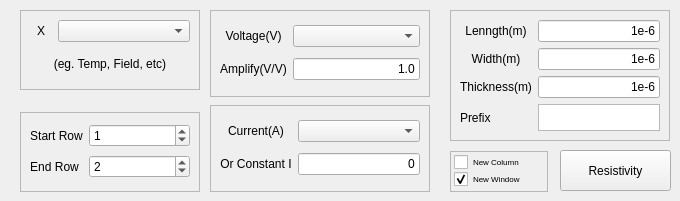
         <widget class="QWidget" name="tab_2">
          <attribute name="title">
           <string>Resitivity</string>
          </attribute>
          <widget class="QPushButton" name="btnResistivity">
           <property name="geometry">
            <rect>
             <x>560</x>
             <y>150</y>
             <width>111</width>
             <height>41</height>
            </rect>
           </property>
           <property name="text">
            <string>Resistivity</string>
           </property>
          </widget>
          <widget class="QFrame" name="frame">
           <property name="geometry">
            <rect>
             <x>210</x>
             <y>105</y>
             <width>220</width>
             <height>87</height>
            </rect>
           </property>
           <property name="frameShape">
            <enum>QFrame::Shape::StyledPanel</enum>
           </property>
           <property name="frameShadow">
            <enum>QFrame::Shadow::Raised</enum>
           </property>
           <layout class="QGridLayout" name="gridLayout">
            <item row="0" column="1">
             <widget class="QComboBox" name="comboRhoI"/>
            </item>
            <item row="2" column="1">
             <widget class="QLineEdit" name="editRhoI">
              <property name="text">
               <string>0</string>
              </property>
              <property name="alignment">
               <set>Qt::AlignmentFlag::AlignRight|Qt::AlignmentFlag::AlignTrailing|Qt::AlignmentFlag::AlignVCenter</set>
              </property>
             </widget>
            </item>
            <item row="0" column="0">
             <widget class="QLabel" name="label_Y_4">
              <property name="text">
               <string>Current(A)</string>
              </property>
              <property name="alignment">
               <set>Qt::AlignmentFlag::AlignCenter</set>
              </property>
             </widget>
            </item>
            <item row="2" column="0">
             <widget class="QLabel" name="label_Y_7">
              <property name="text">
               <string>Or Constant I</string>
              </property>
              <property name="alignment">
               <set>Qt::AlignmentFlag::AlignCenter</set>
              </property>
             </widget>
            </item>
           </layout>
          </widget>
          <widget class="QFrame" name="frame_2">
           <property name="geometry">
            <rect>
             <x>210</x>
             <y>10</y>
             <width>220</width>
             <height>87</height>
            </rect>
           </property>
           <property name="frameShape">
            <enum>QFrame::Shape::StyledPanel</enum>
           </property>
           <property name="frameShadow">
            <enum>QFrame::Shadow::Raised</enum>
           </property>
           <layout class="QGridLayout" name="gridLayout_2">
            <item row="1" column="1" colspan="2">
             <widget class="QLineEdit" name="editRhoAmp">
              <property name="text">
               <string>1.0</string>
              </property>
              <property name="alignment">
               <set>Qt::AlignmentFlag::AlignRight|Qt::AlignmentFlag::AlignTrailing|Qt::AlignmentFlag::AlignVCenter</set>
              </property>
             </widget>
            </item>
            <item row="1" column="0">
             <widget class="QLabel" name="label_Y_18">
              <property name="text">
               <string>Amplify(V/V)</string>
              </property>
              <property name="alignment">
               <set>Qt::AlignmentFlag::AlignCenter</set>
              </property>
             </widget>
            </item>
            <item row="0" column="0">
             <widget class="QLabel" name="label_X_2">
              <property name="text">
               <string>Voltage(V)</string>
              </property>
              <property name="alignment">
               <set>Qt::AlignmentFlag::AlignCenter</set>
              </property>
             </widget>
            </item>
            <item row="0" column="1" colspan="2">
             <widget class="QComboBox" name="comboRhoV"/>
            </item>
           </layout>
          </widget>
          <widget class="QFrame" name="frame_6">
           <property name="geometry">
            <rect>
             <x>450</x>
             <y>10</y>
             <width>220</width>
             <height>131</height>
            </rect>
           </property>
           <property name="frameShape">
            <enum>QFrame::Shape::StyledPanel</enum>
           </property>
           <property name="frameShadow">
            <enum>QFrame::Shadow::Raised</enum>
           </property>
           <layout class="QGridLayout" name="gridLayout_7">
            <item row="1" column="1">
             <widget class="QLineEdit" name="editWidth">
              <property name="text">
               <string>1e-6</string>
              </property>
              <property name="alignment">
               <set>Qt::AlignmentFlag::AlignRight|Qt::AlignmentFlag::AlignTrailing|Qt::AlignmentFlag::AlignVCenter</set>
              </property>
             </widget>
            </item>
            <item row="2" column="1">
             <widget class="QLineEdit" name="editThickness">
              <property name="text">
               <string>1e-6</string>
              </property>
              <property name="alignment">
               <set>Qt::AlignmentFlag::AlignRight|Qt::AlignmentFlag::AlignTrailing|Qt::AlignmentFlag::AlignVCenter</set>
              </property>
             </widget>
            </item>
            <item row="0" column="1">
             <widget class="QLineEdit" name="editLength">
              <property name="text">
               <string>1e-6</string>
              </property>
              <property name="alignment">
               <set>Qt::AlignmentFlag::AlignRight|Qt::AlignmentFlag::AlignTrailing|Qt::AlignmentFlag::AlignVCenter</set>
              </property>
             </widget>
            </item>
            <item row="1" column="0">
             <widget class="QLabel" name="label_X_4">
              <property name="text">
               <string>Width(m)</string>
              </property>
              <property name="alignment">
               <set>Qt::AlignmentFlag::AlignCenter</set>
              </property>
             </widget>
            </item>
            <item row="0" column="0">
             <widget class="QLabel" name="label_X_3">
              <property name="text">
               <string>Lenngth(m)</string>
              </property>
              <property name="alignment">
               <set>Qt::AlignmentFlag::AlignCenter</set>
              </property>
             </widget>
            </item>
            <item row="2" column="0">
             <widget class="QLabel" name="label_X_5">
              <property name="text">
               <string>Thickness(m)</string>
              </property>
              <property name="alignment">
               <set>Qt::AlignmentFlag::AlignCenter</set>
              </property>
             </widget>
            </item>
            <item row="3" column="1">
             <widget class="QPlainTextEdit" name="editRho"/>
            </item>
            <item row="3" column="0">
             <widget class="QLabel" name="label_4">
              <property name="text">
               <string>Prefix</string>
              </property>
             </widget>
            </item>
           </layout>
          </widget>
          <widget class="QFrame" name="frame_7">
           <property name="geometry">
            <rect>
             <x>450</x>
             <y>151</y>
             <width>98</width>
             <height>41</height>
            </rect>
           </property>
           <property name="font">
            <font>
             <pointsize>6</pointsize>
             <kerning>true</kerning>
             <fontweight>ExtraLight</fontweight>
            </font>
           </property>
           <property name="frameShape">
            <enum>QFrame::Shape::StyledPanel</enum>
           </property>
           <property name="frameShadow">
            <enum>QFrame::Shadow::Raised</enum>
           </property>
           <property name="lineWidth">
            <number>1</number>
           </property>
           <layout class="QVBoxLayout" name="verticalLayout_2">
            <property name="spacing">
             <number>1</number>
            </property>
            <property name="leftMargin">
             <number>3</number>
            </property>
            <property name="topMargin">
             <number>2</number>
            </property>
            <property name="rightMargin">
             <number>3</number>
            </property>
            <property name="bottomMargin">
             <number>2</number>
            </property>
            <item>
             <widget class="QCheckBox" name="checkRhoNewColumn">
              <property name="font">
               <font>
                <pointsize>6</pointsize>
                <kerning>true</kerning>
                <fontweight>ExtraLight</fontweight>
               </font>
              </property>
              <property name="text">
               <string>New Column</string>
              </property>
              <property name="checked">
               <bool>false</bool>
              </property>
              <property name="tristate">
               <bool>false</bool>
              </property>
             </widget>
            </item>
            <item>
             <widget class="QCheckBox" name="checkRhoNewWindow">
              <property name="font">
               <font>
                <pointsize>6</pointsize>
                <kerning>true</kerning>
                <fontweight>ExtraLight</fontweight>
               </font>
              </property>
              <property name="text">
               <string>New Window</string>
              </property>
              <property name="checked">
               <bool>true</bool>
              </property>
              <property name="tristate">
               <bool>false</bool>
              </property>
             </widget>
            </item>
           </layout>
          </widget>
          <widget class="QFrame" name="frame_9">
           <property name="geometry">
            <rect>
             <x>20</x>
             <y>112</y>
             <width>180</width>
             <height>80</height>
            </rect>
           </property>
           <property name="frameShape">
            <enum>QFrame::Shape::StyledPanel</enum>
           </property>
           <property name="frameShadow">
            <enum>QFrame::Shadow::Raised</enum>
           </property>
           <layout class="QGridLayout" name="gridLayout_8">
            <item row="0" column="0">
             <widget class="QLabel" name="label_Y_5">
              <property name="sizePolicy">
               <sizepolicy hsizetype="Fixed" vsizetype="Preferred">
                <horstretch>0</horstretch>
                <verstretch>0</verstretch>
               </sizepolicy>
              </property>
              <property name="text">
               <string>Start Row</string>
              </property>
              <property name="alignment">
               <set>Qt::AlignmentFlag::AlignCenter</set>
              </property>
             </widget>
            </item>
            <item row="0" column="1">
             <widget class="QSpinBox" name="spinRhoStart">
              <property name="maximum">
               <number>999999999</number>
              </property>
              <property name="value">
               <number>1</number>
              </property>
             </widget>
            </item>
            <item row="1" column="0">
             <widget class="QLabel" name="label_Y_6">
              <property name="sizePolicy">
               <sizepolicy hsizetype="Fixed" vsizetype="Preferred">
                <horstretch>0</horstretch>
                <verstretch>0</verstretch>
               </sizepolicy>
              </property>
              <property name="text">
               <string>End Row</string>
              </property>
              <property name="alignment">
               <set>Qt::AlignmentFlag::AlignCenter</set>
              </property>
             </widget>
            </item>
            <item row="1" column="1">
             <widget class="QSpinBox" name="spinRhoEnd">
              <property name="maximum">
               <number>999999999</number>
              </property>
              <property name="value">
               <number>2</number>
              </property>
             </widget>
            </item>
           </layout>
          </widget>
          <widget class="QFrame" name="frame_10">
           <property name="geometry">
            <rect>
             <x>20</x>
             <y>10</y>
             <width>180</width>
             <height>80</height>
            </rect>
           </property>
           <property name="frameShape">
            <enum>QFrame::Shape::StyledPanel</enum>
           </property>
           <property name="frameShadow">
            <enum>QFrame::Shadow::Raised</enum>
           </property>
           <layout class="QGridLayout" name="gridLayout_9">
            <item row="0" column="0">
             <widget class="QLabel" name="label_X_6">
              <property name="sizePolicy">
               <sizepolicy hsizetype="Fixed" vsizetype="Preferred">
                <horstretch>0</horstretch>
                <verstretch>0</verstretch>
               </sizepolicy>
              </property>
              <property name="text">
               <string>  X  </string>
              </property>
              <property name="alignment">
               <set>Qt::AlignmentFlag::AlignCenter</set>
              </property>
             </widget>
            </item>
            <item row="0" column="1">
             <widget class="QComboBox" name="comboRhoX"/>
            </item>
            <item row="1" column="0" colspan="2">
             <widget class="QLabel" name="label_X_10">
              <property name="text">
               <string>(eg. Temp, Field, etc)</string>
              </property>
              <property name="alignment">
               <set>Qt::AlignmentFlag::AlignCenter</set>
              </property>
             </widget>
            </item>
           </layout>
          </widget>
         </widget>
